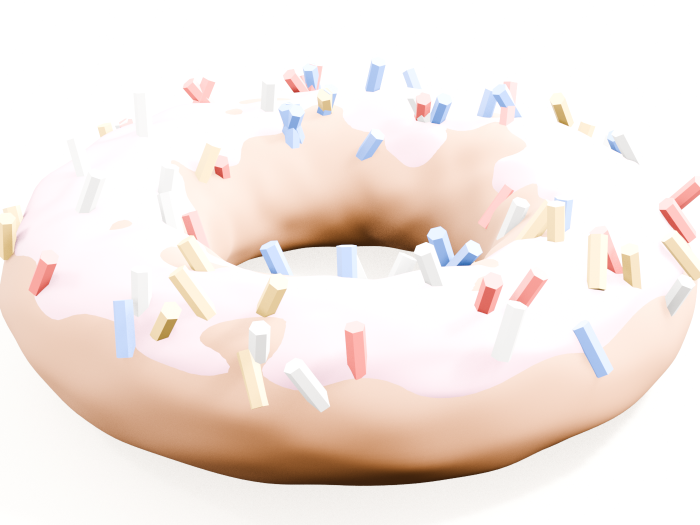
#> input picture recipes/donut/donut_hero.png, 1400 x 1050 px (shown at 1/2 size)
$ python rung2_coherence.py ../../recipes/donut/donut_hero.png
#> lines starting #> are read from the running program, lines starting #| are printed output that depends on the picture; after the words box and inside, x2 and y2 are one past the last pixel; in counts of white or black regions, pixels touching at a corner belong together
"""
Rung 2 — THE MAKE-OR-BREAK: are the front and side the SAME head?

We don't need full correspondence for the verdict. The shared axis is the
lie-detector: front and side both see HEIGHT (the vertical axis). If they're
one coherent head drawn at one scale, then every horizontal landmark band
(skull top, brow, eye line, nose base, mouth, chin) sits at the same height in
both views. If the views are unrelated drawings, the heights drift apart.

Two automatic, robust measurements on the top row of the 2x2 sheet:

  A) Head vertical SPAN agreement -- does the skull-top and chin land at the
     same height in front vs side? (same scale / registration)

  B) Internal landmark agreement -- cross-correlate the vertical density
     profile of the red vertex dots. Mesh loops cluster into horizontal bands;
     if it's the same head, those bands line up. Peak at ~0 shift + high
     correlation = coherent.
"""

import sys
import numpy as np
import cv2
from scipy import ndimage as ndi


def channels(im):
    B, G, R = im[..., 0].astype(int), im[..., 1].astype(int), im[..., 2].astype(int)
    gray = cv2.cvtColor(im, cv2.COLOR_BGR2GRAY)
    blue = (B - (R + G) // 2) > 30
    red = ((R - (B + G) // 2) > 18) & (R > 50)
    return gray, blue, red


def head_mask(gray, blue):
    m = (gray < 235) & (~blue)
    lbl, n = ndi.label(m)
    if n == 0:
        return m
    biggest = 1 + np.argmax(ndi.sum(np.ones_like(lbl), lbl, range(1, n + 1)))
    m = lbl == biggest
    return ndi.binary_fill_holes(m)


def analyze_view(im):
    gray, blue, red = channels(im)
    mask = head_mask(gray, blue)
    # span from RED DOTS (actual vertices) -- immune to blue guide-line leakage
    ys_all = np.where(red & mask)[0]
    top, bot = int(ys_all.min()), int(ys_all.max())
    H = im.shape[0]
    prof = np.bincount(ys_all, minlength=H).astype(float)
    prof = ndi.gaussian_filter1d(prof, 4)  # smooth into bands
    n = int(ndi.label(red & mask)[1])
    return {"top": top, "bot": bot, "height": bot - top, "profile": prof, "n_dots": n}


def xcorr(a, b):
    a = (a - a.mean()) / (a.std() + 1e-9)
    b = (b - b.mean()) / (b.std() + 1e-9)
    c = np.correlate(a, b, mode="full") / len(a)
    lag = np.argmax(c) - (len(a) - 1)
    return lag, float(c.max())


def blue_guides(top_half):
    B, G, R = (top_half[..., 0].astype(int), top_half[..., 1].astype(int),
               top_half[..., 2].astype(int))
    blue = (B - (R + G) // 2) > 12          # fainter threshold
    W = top_half.shape[1]
    rowsum = blue.sum(axis=1)
    rows = np.where(rowsum > 0.25 * W)[0]    # a guide spans >25% of width
    # cluster adjacent rows into single guide lines
    guides = []
    if len(rows):
        grp = [rows[0]]
        for r in rows[1:]:
            if r - grp[-1] <= 5:
                grp.append(r)
            else:
                guides.append(int(np.mean(grp)))
                grp = [r]
        guides.append(int(np.mean(grp)))
    return guides


def main(path):
#> called with path = '../../recipes/donut/donut_hero.png'
    im = cv2.imread(path)
#> im is the input picture: shape (1050, 1400, 3); mean B, G, R 226.4, 232.3, 243.5
    H, W = im.shape[:2]
#> H = 1050; W = 1400
    half = H // 2
#> half = 525
    front = im[0:half, 0:W // 2]
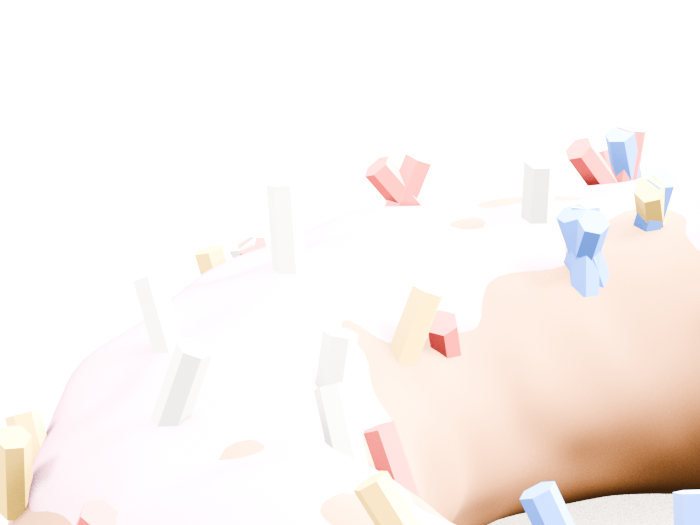
#> front: shape (525, 700, 3); mean B, G, R 240.4, 243.6, 250
    side = im[0:half, W // 2:W]
    top_half = im[0:half, :]

    f = analyze_view(front)
#> in channels, `blue = (B - (R + G) // 2) > 30`:
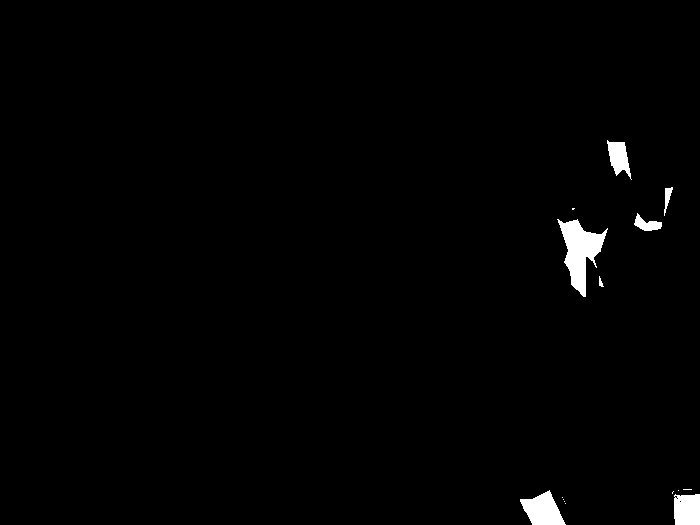
#> blue: shape (525, 700) bool; 1.2% white; 15 white regions (8 under 20 px), largest, box (x1, y1, x2, y2) and area: (557, 219, 608, 297) 1771, (520, 490, 566, 525) 981, (674, 494, 700, 525) 773
#> in channels, `red = ((R - (B + G) // 2) > 18) & (R > 50)`: red: shape (525, 700) bool; 20.7% white; 90 white regions (77 under 20 px), largest, box (x1, y1, x2, y2) and area: (364, 218, 700, 525) 66464, (0, 412, 72, 525) 3503, (366, 155, 430, 206) 2049
#> in head_mask, `m = (gray < 235) & (~blue)`: m: shape (525, 700) bool; 11.7% white; 255 white regions (239 under 20 px), largest, box (x1, y1, x2, y2) and area: (436, 298, 700, 525) 32622, (0, 446, 72, 525) 2928, (366, 155, 430, 206) 1818
#> in head_mask, `lbl, n = ndi.label(m)`:
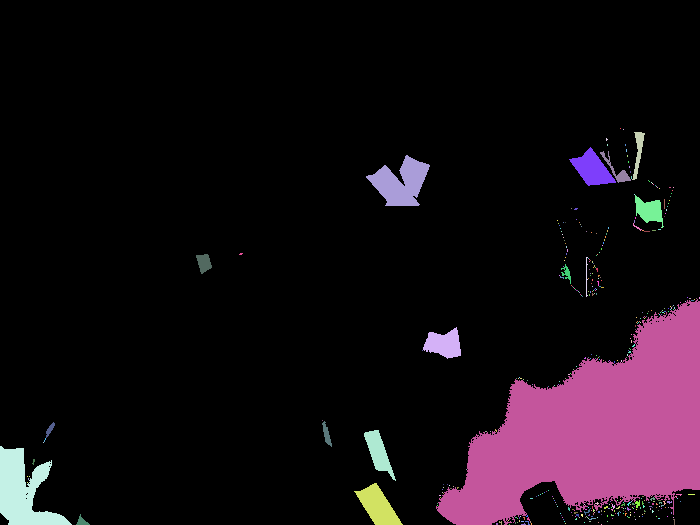
#> lbl: shape (525, 700) int32; 430 distinct labels, from 0 to 429; one colour per label, 0 black
#> in head_mask, `lbl, n = ndi.label(m)`: n = 429
#> in head_mask, `biggest = 1 + np.argmax(ndi.sum(np.ones_like(lbl), lbl, range(1, n + 1..`: biggest = 142
#> in head_mask, `m = lbl == biggest`: m: shape (525, 700) bool; 8.8% white; 1 white region, box (x1, y1, x2, y2) and area: (436, 299, 700, 525) 32408
#> in head_mask, `return ndi.binary_fill_holes(m)`: returned value: shape (525, 700) bool; 8.9% white; 1 white region, box (x1, y1, x2, y2) and area: (436, 299, 700, 525) 32584
#> in analyze_view, `top, bot = int(ys_all.min()), int(ys_all.max())`: top = 299; bot = 524
#> in analyze_view, `prof = np.bincount(ys_all, minlength=H).astype(float)`: prof = 525 values, max 235 at index 480, min 0 at index 0, mean 60.58
#> in analyze_view, `prof = ndi.gaussian_filter1d(prof, 4)`: prof = 525 values, max 232.9 at index 471, min 0 at index 0, mean 60.58
#> in analyze_view, `n = int(ndi.label(red & mask)[1])`: n = 1
#> f = 5 items
    s = analyze_view(side)
#> in channels (call 2), `blue = (B - (R + G) // 2) > 30`: blue: shape (525, 700) bool; 2.4% white; 44 white regions (33 under 20 px), largest, box (x1, y1, x2, y2) and area: (254, 180, 329, 235) 1722, (31, 124, 71, 184) 1507, (12, 263, 66, 321) 1495
#> in channels (call 2), `red = ((R - (B + G) // 2) > 18) & (R > 50)`: red: shape (525, 700) bool; 21.9% white; 91 white regions (79 under 20 px), largest, box (x1, y1, x2, y2) and area: (0, 252, 383, 525) 64186, (618, 353, 700, 487) 4720, (341, 411, 428, 485) 4050
#> in head_mask (call 2), `m = (gray < 235) & (~blue)`: m: shape (525, 700) bool; 18.9% white; 334 white regions (317 under 20 px), largest, box (x1, y1, x2, y2) and area: (0, 280, 363, 525) 55794, (618, 408, 692, 487) 2237, (640, 354, 700, 419) 1887
#> in head_mask (call 2), `lbl, n = ndi.label(m)`:
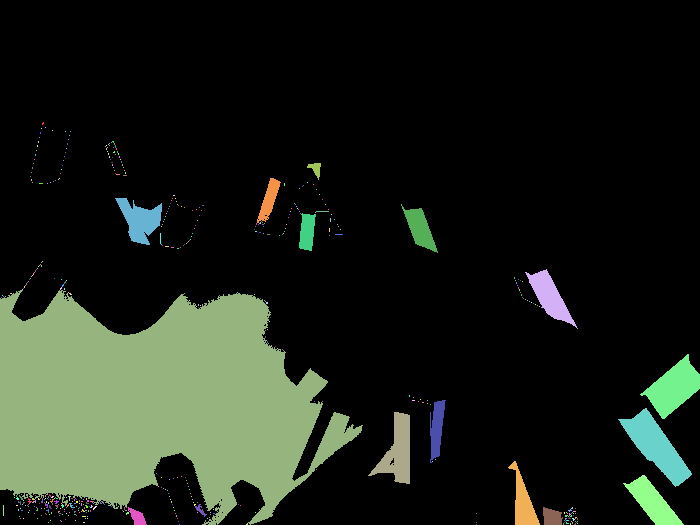
#> lbl: shape (525, 700) int32; 512 distinct labels, from 0 to 511; one colour per label, 0 black
#> in head_mask (call 2), `lbl, n = ndi.label(m)`: n = 511
#> in head_mask (call 2), `biggest = 1 + np.argmax(ndi.sum(np.ones_like(lbl), lbl, range(1, n + 1..`: biggest = 213
#> in head_mask (call 2), `m = lbl == biggest`:
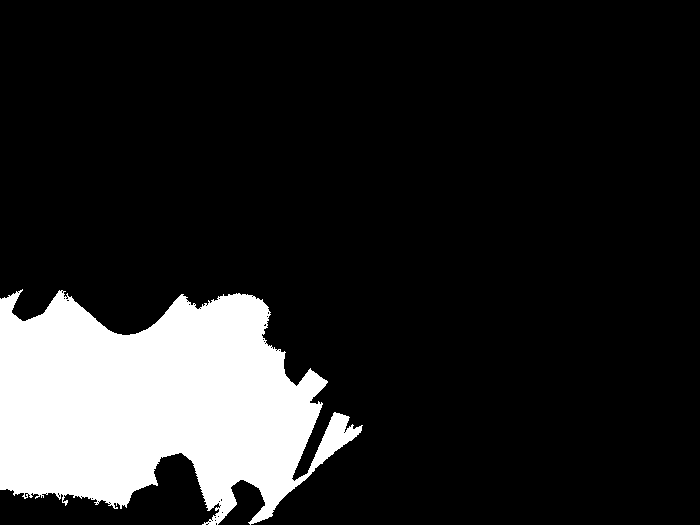
#> m: shape (525, 700) bool; 15.1% white; 1 white region, box (x1, y1, x2, y2) and area: (0, 289, 363, 525) 55601
#> in head_mask (call 2), `return ndi.binary_fill_holes(m)`: returned value: shape (525, 700) bool; 15.1% white; 1 white region, box (x1, y1, x2, y2) and area: (0, 289, 363, 525) 55660
#> s = 5 items
    guides = blue_guides(top_half)
#> in blue_guides, `blue = (B - (R + G) // 2) > 12`:
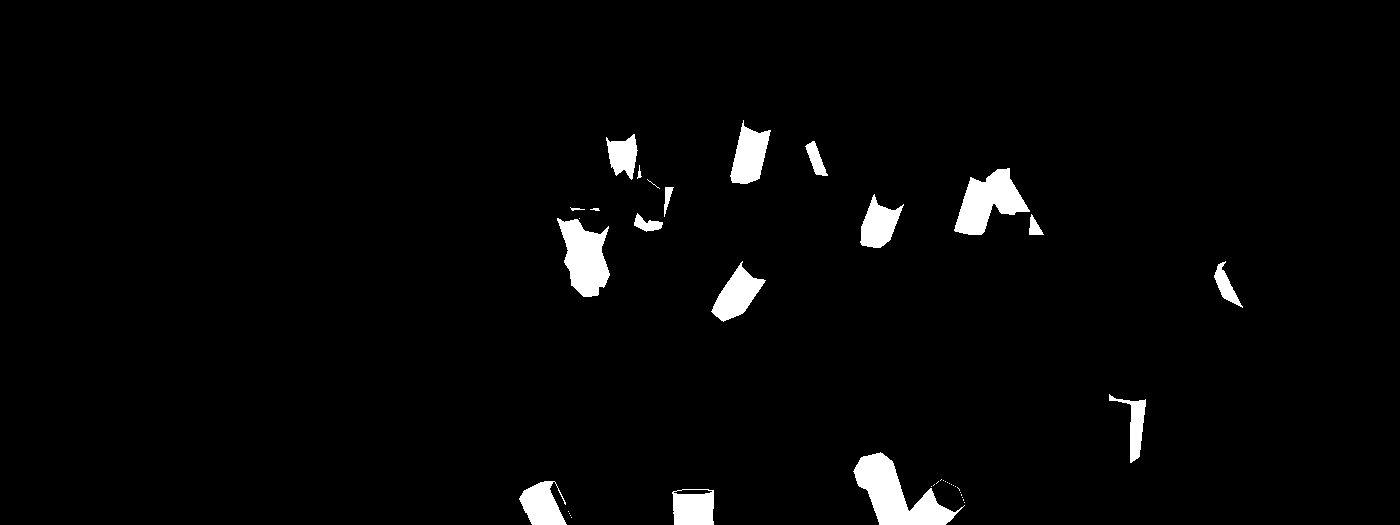
#> blue: shape (525, 1400) bool; 2.6% white; 41 white regions (23 under 20 px), largest, box (x1, y1, x2, y2) and area: (853, 452, 965, 525) 3562, (954, 168, 1030, 235) 2688, (557, 218, 610, 297) 2612
#> in blue_guides, `rowsum = blue.sum(axis=1)`: rowsum = 525 values, max 159 at index 512, min 0 at index 0, mean 36.81
#> in blue_guides, `rows = np.where(rowsum > 0.25 * W)[0]`: rows = empty array
#> guides = []

    print("=" * 64)
    print("RUNG 2: are front and side the SAME head?")
    print("=" * 64)
    print(f"\n  blue guide lines (shared, Y px): {guides}")
#|   blue guide lines (shared, Y px): []

    print("\n  A) HEAD VERTICAL SPAN")
    print(f"     front: top={f['top']}  chin={f['bot']}  height={f['height']}")
#|      front: top=299  chin=524  height=225
    print(f"     side : top={s['top']}  chin={s['bot']}  height={s['height']}")
#|      side : top=290  chin=524  height=234
    href = (f["height"] + s["height"]) / 2
#> href = 229.5
    d_top = abs(f["top"] - s["top"]) / href
#> d_top = 0.0392
    d_bot = abs(f["bot"] - s["bot"]) / href
#> d_bot = 0
    d_h = abs(f["height"] - s["height"]) / href
#> d_h = 0.0392
    print(f"     skull-top mismatch : {100*d_top:.1f}% of head height")
#|      skull-top mismatch : 3.9% of head height
    print(f"     chin mismatch      : {100*d_bot:.1f}% of head height")
#|      chin mismatch      : 0.0% of head height
    print(f"     scale mismatch     : {100*d_h:.1f}% of head height")
#|      scale mismatch     : 3.9% of head height

    print("\n  B) INTERNAL LANDMARK BANDS (red-dot density cross-correlation)")
    lag, corr = xcorr(f["profile"], s["profile"])
#> in xcorr, `a = (a - a.mean()) / (a.std() + 1e-9)`: a = 525 values, max 2.04 at index 471, min -0.717 at index 0, mean 1.08e-16
#> in xcorr, `b = (b - b.mean()) / (b.std() + 1e-9)`: b = 525 values, max 1.66 at index 387, min -0.771 at index 0, mean -1.08e-16
#> in xcorr, `c = np.correlate(a, b, mode="full") / len(a)`: c = 1049 values, max 0.94 at index 547, min -0.327 at index 851, mean 0
#> in xcorr, `lag = np.argmax(c) - (len(a) - 1)`: lag = 23
#> lag = 23; corr = 0.94
    print(f"     best vertical shift: {lag} px ({100*abs(lag)/href:.1f}% of height)")
#|      best vertical shift: 23 px (10.0% of height)
    print(f"     correlation at peak: {corr:.3f}   (1.0 = bands line up perfectly)")
#|      correlation at peak: 0.940   (1.0 = bands line up perfectly)
    # NULL test: a coherent same-head must beat its own VERTICALLY FLIPPED self.
    # If front-vs-side barely beats front-vs-flipped, the 0.91 was just the
    # generic face envelope (dense middle, sparse top), not real alignment.
    _, null = xcorr(f["profile"], f["profile"][::-1])
#> null = 0.678
    print(f"     null (front vs flipped-front): {null:.3f}   "
          f"-> signal beats null by {corr-null:+.3f}")
#|      null (front vs flipped-front): 0.678   -> signal beats null by +0.262

    print("\n" + "=" * 64)
    coherent = d_top < 0.06 and d_bot < 0.06 and abs(lag) / href < 0.06 and corr > 0.5
#> coherent = False
    print(f"  VERDICT: {'COHERENT — the idea works' if coherent else 'check overlay — borderline/incoherent'}")
#|   VERDICT: check overlay — borderline/incoherent
    print(f"  (span agreement {'OK' if d_top<0.06 and d_bot<0.06 else 'WEAK'}, "
          f"band alignment {'OK' if abs(lag)/href<0.06 and corr>0.5 else 'WEAK'})")
#|   (span agreement OK, band alignment WEAK)
    print("=" * 64)

    # overlay: draw detected head spans + guides on the top half
    ov = top_half.copy()
    for g in guides:
        cv2.line(ov, (0, g), (ov.shape[1], g), (255, 200, 0), 1)
#> this loop made 0 passes
    cv2.line(ov, (0, f["top"]), (W // 2, f["top"]), (0, 0, 255), 2)
    cv2.line(ov, (0, f["bot"]), (W // 2, f["bot"]), (0, 0, 255), 2)
    cv2.line(ov, (W // 2, s["top"]), (W, s["top"]), (0, 255, 0), 2)
    cv2.line(ov, (W // 2, s["bot"]), (W, s["bot"]), (0, 255, 0), 2)
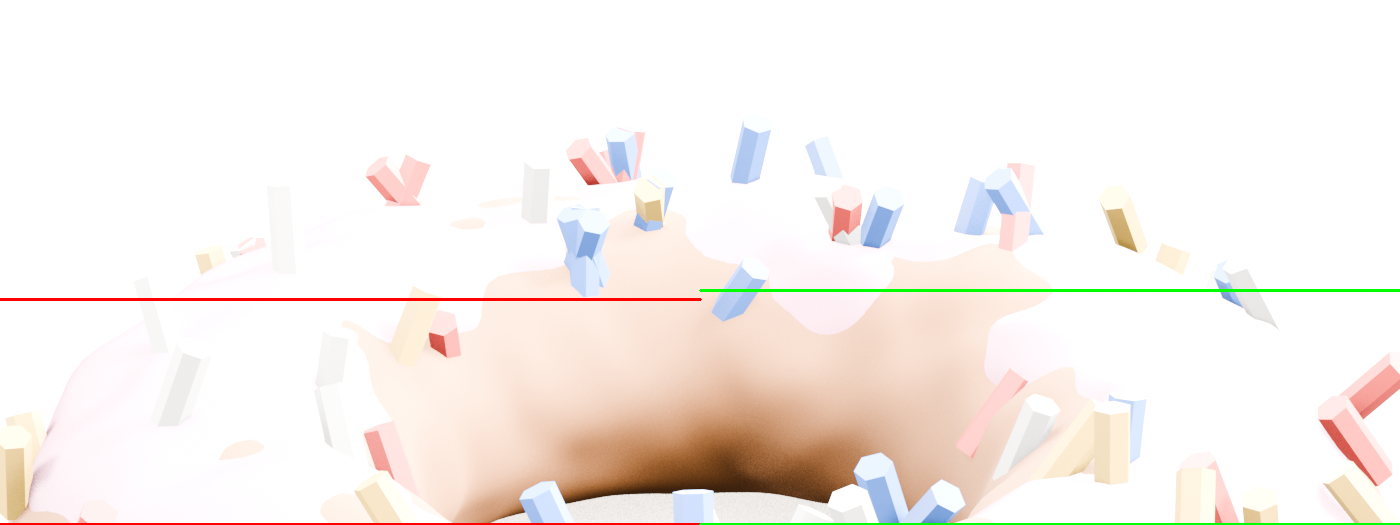
#> ov: shape (525, 1400, 3); mean B, G, R 236.1, 240.5, 247.2
    cv2.imwrite("debug_coherence.png", ov)
    print("  wrote debug_coherence.png (red=front span, green=side span, cyan=guides)")


if __name__ == "__main__":
    main(sys.argv[1] if len(sys.argv) > 1 else "multiview.jpg")
